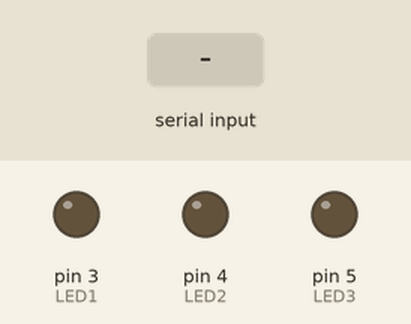
The sketch below on a simulated Arduino Uno, built with avr-gcc and run on an emulated ATmega328P. Shown: output pins drawn as LEDs (lit = HIGH). The test bench sets the inputs (shaded band).

Above: at 1.2 s.
1.3 s: "90,45\n" received over Serial
At 1.6 s:
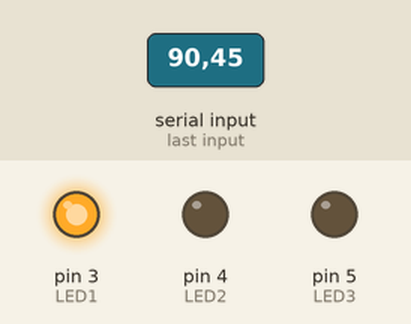
2.8 s: "30,150\n" received over Serial
At 4.0 s:
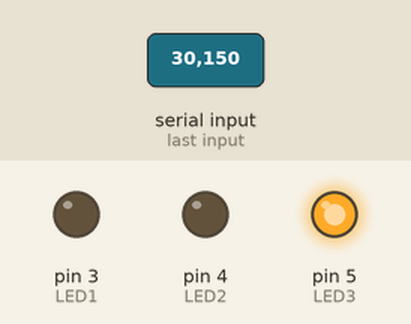
4.3 s: "5\n" received over Serial
At 4.9 s:
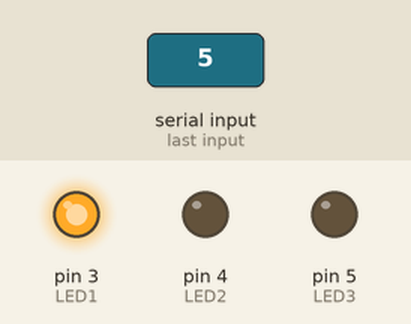
Timing chart, 0 to 7.3 s (numbered marks = the images above; inputs shaded):
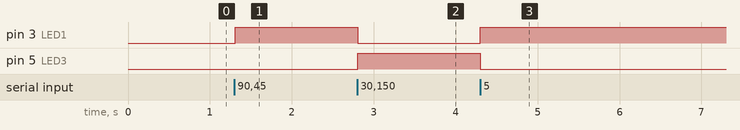

Measured:
- after the input at 1.3 s, pin 3 (LED1): LOW → HIGH at once
- after the input at 2.8 s, pin 3 (LED1): HIGH → LOW at once; pin 5 (LED3): LOW → HIGH at once
- after the input at 4.3 s, pin 3 (LED1): LOW → HIGH at once; pin 5 (LED3): HIGH → LOW at once

The sketch:

sketch_dec31a.ino
```cpp
#define LED1 3  // зелёный, всё ок
#define LED2 4  // жёлтый, греется
#define LED3 5  // красный, жарко

// пороги, °C. ниже WARN - зелёный, до HOT - жёлтый, дальше красный
#define TEMP_WARN 56
#define TEMP_HOT  70

int lastTemp = -1; // -1 пока ничего не пришло

void setLeds(bool green, bool yellow, bool red) {
  digitalWrite(LED1, green ? HIGH : LOW);
  digitalWrite(LED2, yellow ? HIGH : LOW);
  digitalWrite(LED3, red ? HIGH : LOW);
}

void setup() {
  Serial.begin(9600);
  pinMode(LED1, OUTPUT);
  pinMode(LED2, OUTPUT);
  pinMode(LED3, OUTPUT);

  setLeds(false, false, false); // на старте гасим всё
}

void loop() {
  if (Serial.available() > 0) {
    int temp = Serial.parseInt();

    // parseInt на таймауте/мусоре даёт 0, такое пропускаем
    if (temp <= 0) {
      return;
    }

    // дёргаем светодиоды только если число реально поменялось
    if (temp != lastTemp) {
      lastTemp = temp;

      if (temp < TEMP_WARN) {
        setLeds(true, false, false);
      } else if (temp < TEMP_HOT) {
        setLeds(false, true, false);
      } else {
        setLeds(false, false, true);
      }
    }
  }
}
```
